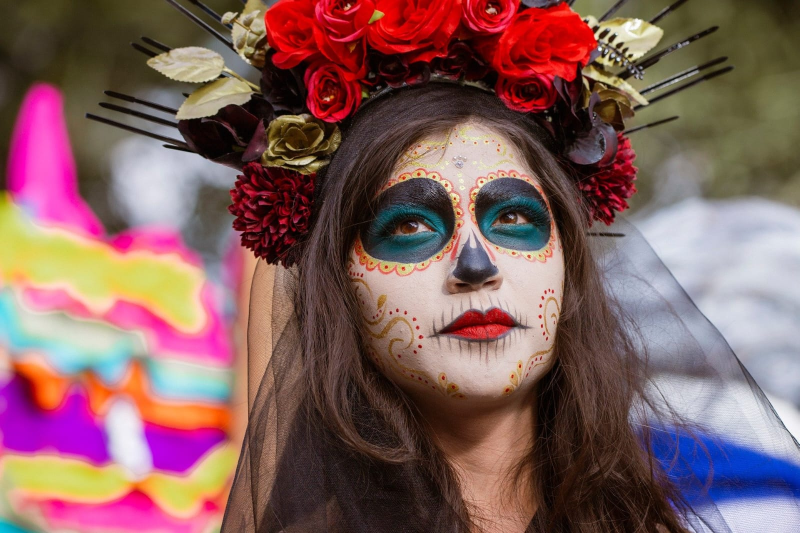
#> input picture uploads/13103fb276c7439d843c304b46198728.jpeg, 1599 x 1066 px (shown at 1/2 size)
$ python -i vision.py   (imports and definitions only)
#> lines starting #> are read from the running program, lines starting #| are printed output that depends on the picture
"""
Image classification using rule-based heuristics with confidence scoring.
Returns multiple tags per image based on visual characteristics.
"""

from PIL import Image
import numpy as np
from typing import List, Dict, Tuple


def classify_image(image_path: str) -> List[str]:
    """
    Classify an image into multiple categories using confidence-based scoring.

    Returns top 2-3 most confident tags to avoid noise while capturing
    the image's multiple characteristics.

    Args:
        image_path: Path to the image file

    Returns:
        List of classification tags (e.g., ["photo", "screenshot"])
    """
    try:
        img = Image.open(image_path)
#> img is the input picture: PIL image 1599x1066 RGB; mean R, G, B 131.3, 95, 94.6

        # Convert to RGB if needed
        if img.mode != 'RGB':
            img = img.convert('RGB')

        # Calculate confidence scores for each category
        scores = _calculate_classification_scores(img)

        # Sort by confidence and take top 2-3 tags
        # Minimum confidence threshold: 0.3 (30%)
        MIN_CONFIDENCE = 0.3
        sorted_tags = sorted(scores.items(), key=lambda x: x[1], reverse=True)

        # Return top tags that meet minimum confidence
        top_tags = [tag for tag, score in sorted_tags if score >= MIN_CONFIDENCE][:3]

        # Always return at least one tag (fallback to highest score)
        if not top_tags:
            top_tags = [sorted_tags[0][0]]

        return top_tags

    except Exception as e:
        print(f"Error classifying image {image_path}: {e}")
        return ["photo"]  # Safe fallback


def _calculate_classification_scores(img: Image.Image) -> Dict[str, float]:
    """
    Calculate confidence scores for each image category.

    Scores range from 0.0 to 1.0, where higher means more confident.
    Multiple categories can have high scores (non-exclusive).

    Returns:
        Dictionary mapping category names to confidence scores
    """
    width, height = img.size
#> width = 1599; height = 1066
    aspect_ratio = width / height if height > 0 else 1.0
#> aspect_ratio = 1.5

    # Convert to numpy for analysis
    img_array = np.array(img)

    # Initialize scores
    scores = {
        "photo": 0.0,
        "screenshot": 0.0,
        "graphic": 0.0,
        "diagram": 0.0,
        "document": 0.0
    }

    # --- SCREENSHOT DETECTION ---
    # Screenshots tend to have specific aspect ratios and sharp edges
    screenshot_score = 0.0

    # Common screenshot aspect ratios (16:9, 16:10, 4:3, etc.)
    common_ratios = [16/9, 16/10, 4/3, 3/2, 21/9]
    ratio_match = any(abs(aspect_ratio - r) < 0.05 or abs(aspect_ratio - 1/r) < 0.05
                      for r in common_ratios)
#> ratio_match = True
    if ratio_match:
        screenshot_score += 0.3

    # Screenshots often have large uniform regions (UI elements)
    uniformity = _calculate_uniformity(img_array)
    if uniformity > 0.3:
        screenshot_score += 0.4

    # Sharp edges indicate UI elements
    edge_sharpness = _calculate_edge_sharpness(img_array)
    if edge_sharpness > 0.5:
        screenshot_score += 0.3

    scores["screenshot"] = min(screenshot_score, 1.0)

    # --- GRAPHIC/DESIGN DETECTION ---
    # Graphics have limited color palettes and geometric shapes
    graphic_score = 0.0

    unique_colors = _count_unique_colors(img_array)
    if unique_colors < 50:
        graphic_score += 0.5  # Very limited palette = graphic
    elif unique_colors < 200:
        graphic_score += 0.3

    # High saturation suggests designed graphics
    saturation = _calculate_saturation(img_array)
    if saturation > 0.6:
        graphic_score += 0.3

    # Sharp edges also indicate graphics
    if edge_sharpness > 0.6:
        graphic_score += 0.2

    scores["graphic"] = min(graphic_score, 1.0)

    # --- DIAGRAM DETECTION ---
    # Diagrams are usually simple, with lines and shapes
    diagram_score = 0.0

    # Low color count + high contrast = likely diagram
    if unique_colors < 30:
        diagram_score += 0.4

    # High white/light background percentage
    light_pixel_ratio = _calculate_light_pixel_ratio(img_array)
    if light_pixel_ratio > 0.7:
        diagram_score += 0.3

    # Sharp edges
    if edge_sharpness > 0.7:
        diagram_score += 0.3

    scores["diagram"] = min(diagram_score, 1.0)

    # --- DOCUMENT DETECTION ---
    # Documents are typically portrait, high-contrast, white background
    document_score = 0.0

    # Portrait orientation
    if aspect_ratio < 0.9:  # Taller than wide
        document_score += 0.3

    # Very high white background
    if light_pixel_ratio > 0.8:
        document_score += 0.4

    # Low saturation (mostly black text on white)
    if saturation < 0.2:
        document_score += 0.3

    scores["document"] = min(document_score, 1.0)

    # --- PHOTO DETECTION ---
    # Photos have natural color variation, organic shapes
    photo_score = 0.0

    # Wide range of colors
    if unique_colors > 500:
        photo_score += 0.4

    # Moderate saturation (not too flat, not too vibrant)
    if 0.3 < saturation < 0.7:
        photo_score += 0.3

    # Color variance (natural scenes have gradients)
    color_variance = _calculate_color_variance(img_array)
    if color_variance > 0.4:
        photo_score += 0.3

    # Photos typically don't have huge uniform regions
    if uniformity < 0.4:
        photo_score += 0.2

    scores["photo"] = min(photo_score, 1.0)

    return scores


def _calculate_uniformity(img_array: np.ndarray) -> float:
    """
    Calculate what percentage of the image is uniform color regions.
    Returns value between 0.0 and 1.0.
    """
    # Downsample for performance
    small = Image.fromarray(img_array).resize((50, 50), Image.Resampling.LANCZOS)
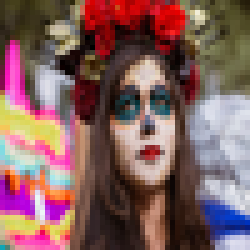
#> small: PIL image 50x50 RGB (shown 5 times larger); mean R, G, B 131.2, 95.1, 94.6
    small_array = np.array(small)

    # Calculate standard deviation of each pixel's neighborhood
    # Low std = uniform region
    h, w = small_array.shape[:2]
#> h = 50; w = 50
    uniform_pixels = 0
    total_pixels = 0

    for i in range(1, h-1):
        for j in range(1, w-1):
            neighborhood = small_array[i-1:i+2, j-1:j+2]
            std = np.std(neighborhood)
            if std < 10:  # Very similar colors
                uniform_pixels += 1
            total_pixels += 1
#> after the loop, total_pixels = 2304; uniform_pixels = 54
#> in _calculate_classification_scores, `uniformity = _calculate_uniformity(img_array)`: uniformity = 0.0234

    return uniform_pixels / total_pixels if total_pixels > 0 else 0.0


def _calculate_edge_sharpness(img_array: np.ndarray) -> float:
    """
    Calculate edge sharpness (0.0 = soft/blurry, 1.0 = sharp edges).
    """
    # Convert to grayscale
    if len(img_array.shape) == 3:
        gray = np.mean(img_array, axis=2).astype(np.uint8)
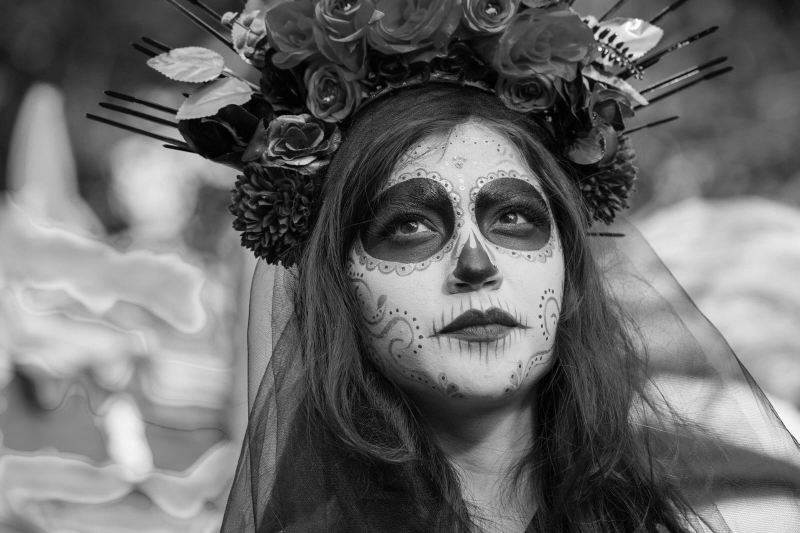
#> gray: shape (1066, 1599) (shown at 1/2 size); min 0, max 255, mean 106.6
    else:
        gray = img_array

    # Simple gradient-based edge detection
    small = Image.fromarray(gray).resize((100, 100), Image.Resampling.LANCZOS)
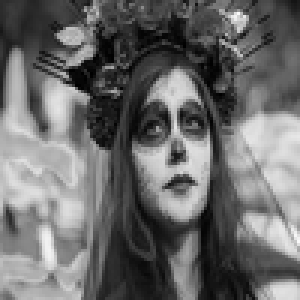
#> small: PIL image 100x100 L (shown 3 times larger); min 0, max 249, mean 106.6
    small_array = np.array(small)

    # Compute gradients
    dx = np.abs(np.diff(small_array, axis=1))
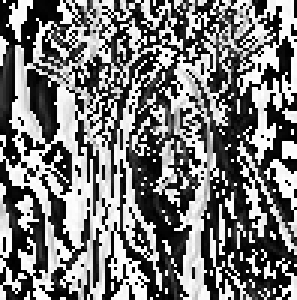
#> dx: shape (100, 99) (shown 3 times larger); min 0, max 255, mean 120.9
    dy = np.abs(np.diff(small_array, axis=0))
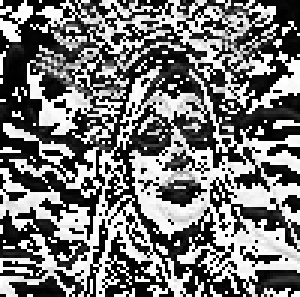
#> dy: shape (99, 100) (shown 3 times larger); min 0, max 255, mean 118.4

    # High gradient values = sharp edges
    edge_strength = (np.mean(dx) + np.mean(dy)) / 2
#> edge_strength = 119.7
#> in _calculate_classification_scores, `edge_sharpness = _calculate_edge_sharpness(img_array)`: edge_sharpness = 1

    # Normalize to 0-1 range (255 is max possible gradient)
    return min(edge_strength / 50, 1.0)


def _count_unique_colors(img_array: np.ndarray, sample_size: int = 10000) -> int:
    """
    Count approximate unique colors (sample-based for performance).
    """
#> called with sample_size = 10000
    h, w = img_array.shape[:2]
#> h = 1066; w = 1599
    total_pixels = h * w
#> total_pixels = 1704534

    # Sample pixels if image is large
    if total_pixels > sample_size:
        indices = np.random.choice(total_pixels, sample_size, replace=False)
        flat_img = img_array.reshape(-1, 3)
        sampled = flat_img[indices]
    else:
        sampled = img_array.reshape(-1, 3)

    # Count unique RGB combinations
    unique = np.unique(sampled, axis=0)

    # Scale up if we sampled
    if total_pixels > sample_size:
        scaling_factor = total_pixels / sample_size
#> scaling_factor = 170.5
#> in _calculate_classification_scores, `unique_colors = _count_unique_colors(img_array)`: unique_colors = 1451410
        return int(len(unique) * scaling_factor)

    return len(unique)


def _calculate_saturation(img_array: np.ndarray) -> float:
    """
    Calculate average saturation (0.0 = grayscale, 1.0 = vivid colors).
    """
    # Convert to HSV
    img_pil = Image.fromarray(img_array)
    hsv = img_pil.convert('HSV')
#> hsv: PIL image 1599x1066 HSV; mean H, S, V 84.1, 117.6, 138.2
    hsv_array = np.array(hsv)

    # Saturation is the second channel in HSV
    saturation_channel = hsv_array[:, :, 1]
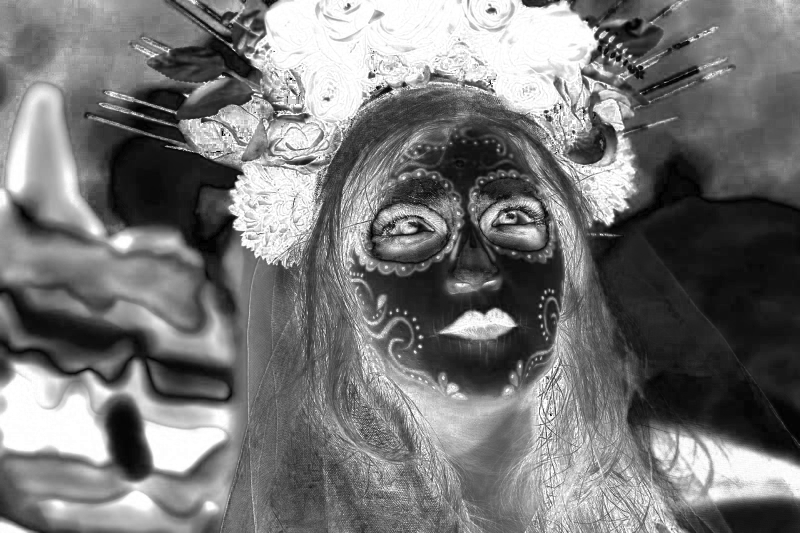
#> saturation_channel: shape (1066, 1599) (shown at 1/2 size); min 0, max 255, mean 117.6
#> in _calculate_classification_scores, `saturation = _calculate_saturation(img_array)`: saturation = 0.461

    # Normalize to 0-1 range
    return np.mean(saturation_channel) / 255.0


def _calculate_light_pixel_ratio(img_array: np.ndarray) -> float:
    """
    Calculate percentage of light/white pixels (brightness > 200).
    """
    # Convert to grayscale
    if len(img_array.shape) == 3:
        gray = np.mean(img_array, axis=2)
    else:
        gray = img_array

    light_pixels = np.sum(gray > 200)
#> light_pixels = 170684
    total_pixels = gray.size
#> total_pixels = 1704534
#> in _calculate_classification_scores, `light_pixel_ratio = _calculate_light_pixel_ratio(img_array)`: light_pixel_ratio = 0.1

    return light_pixels / total_pixels if total_pixels > 0 else 0.0


def _calculate_color_variance(img_array: np.ndarray) -> float:
    """
    Calculate color variance across the image (higher = more varied colors).
    """
    # Downsample for performance
    small = Image.fromarray(img_array).resize((50, 50), Image.Resampling.LANCZOS)
    small_array = np.array(small)

    # Calculate variance for each color channel
    r_var = np.var(small_array[:, :, 0])
#> r_var = 4994.6
    g_var = np.var(small_array[:, :, 1])
#> g_var = 4664.7
    b_var = np.var(small_array[:, :, 2])
#> b_var = 5038.9

    # Average variance across channels
    avg_var = (r_var + g_var + b_var) / 3
#> avg_var = 4899.4

    # Normalize to 0-1 range (max variance is around 6000)
    return min(avg_var / 6000, 1.0)

>>> result = classify_image('../uploads/13103fb276c7439d843c304b46198728.jpeg')
#> in _calculate_classification_scores, `color_variance = _calculate_color_variance(img_array)`: color_variance = 0.817
#> in classify_image, `scores = _calculate_classification_scores(img)`: scores = {'photo': 1, 'screenshot': 0.6, 'graphic': 0.2, 'diagram': 0.3, 'document': 0}
#> in classify_image, `sorted_tags = sorted(scores.items(), key=lambda x: x[1], reverse=True)`: sorted_tags = [('photo', 1), ('screenshot', 0.6), ('diagram', 0.3), ('graphic', 0.2), ('document', 0)]
#> in classify_image, `top_tags = [tag for tag, score in sorted_tags if score >= MIN_CONFIDEN..`: top_tags = ['photo', 'screenshot', 'diagram']
#> result = ['photo', 'screenshot', 'diagram']

$ run again, on uploads/16db506edca94cfc90cb42eb9999404e.jpeg
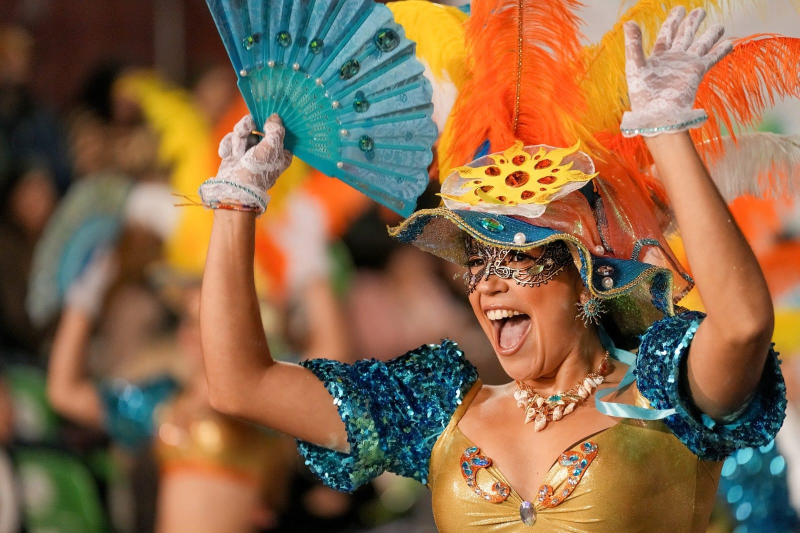
#> input picture uploads/16db506edca94cfc90cb42eb9999404e.jpeg, 1599 x 1066 px (shown at 1/2 size)
#> in classify_image, img is the input picture: PIL image 1599x1066 RGB; mean R, G, B 136.2, 104.3, 74.4
#> after the loop in _calculate_uniformity, `for i in range(1, h-1):`: total_pixels = 2304; uniform_pixels = 14
#> uniformity = 0.00608
#> in _calculate_edge_sharpness, `dy = np.abs(np.diff(small_array, axis=0))`:
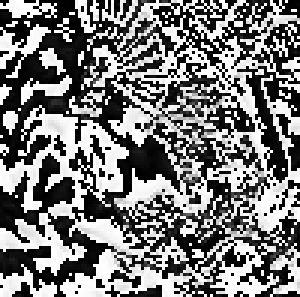
#> dy: shape (99, 100) (shown 3 times larger); min 0, max 255, mean 122.5
#> edge_strength = 124.1
#> edge_sharpness = 1
#> unique_colors = 1584364
#> hsv: PIL image 1599x1066 HSV; mean H, S, V 41.8, 144.9, 148.5
#> in _calculate_saturation, `saturation_channel = hsv_array[:, :, 1]`:
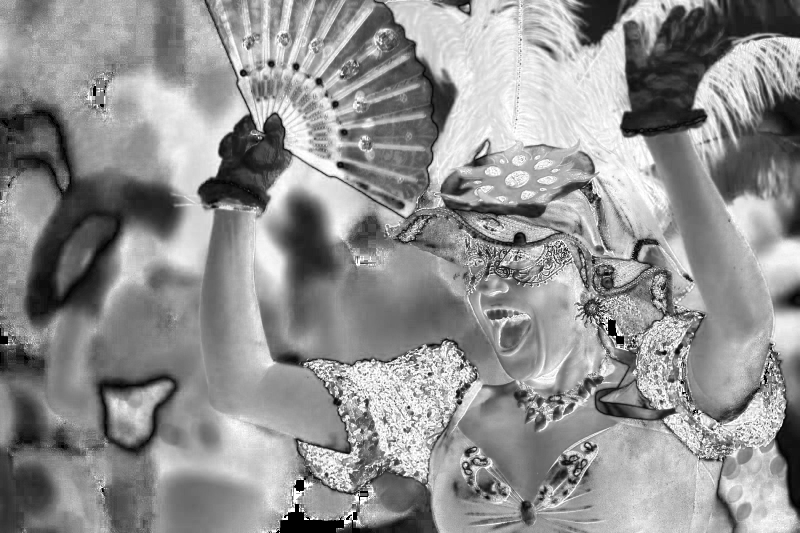
#> saturation_channel: shape (1066, 1599) (shown at 1/2 size); min 0, max 255, mean 144.9
#> saturation = 0.568
#> light_pixels = 34169
#> light_pixel_ratio = 0.02
#> r_var = 5656.1
#> g_var = 2283.8
#> b_var = 2209.3
#> avg_var = 3383.1
#> color_variance = 0.564
#> scores = {'photo': 1, 'screenshot': 0.6, 'graphic': 0.2, 'diagram': 0.3, 'document': 0}
#> sorted_tags = [('photo', 1), ('screenshot', 0.6), ('diagram', 0.3), ('graphic', 0.2), ('document', 0)]
#> top_tags = ['photo', 'screenshot', 'diagram']

$ run again, on uploads/3f381cad833448348a6d1c4c3efe8023.jpeg
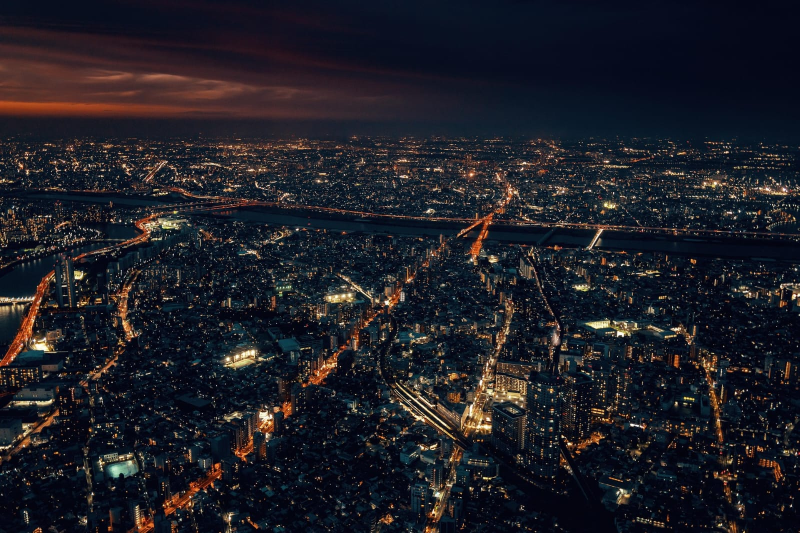
#> input picture uploads/3f381cad833448348a6d1c4c3efe8023.jpeg, 1599 x 1066 px (shown at 1/2 size)
#> in classify_image, img is the input picture: PIL image 1599x1066 RGB; mean R, G, B 30.4, 30.2, 37.8
#> after the loop in _calculate_uniformity, `for i in range(1, h-1):`: total_pixels = 2304; uniform_pixels = 802
#> uniformity = 0.348
#> in _calculate_edge_sharpness, `dy = np.abs(np.diff(small_array, axis=0))`:
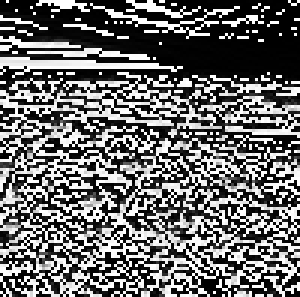
#> dy: shape (99, 100) (shown 3 times larger); min 0, max 255, mean 107.2
#> edge_strength = 111
#> edge_sharpness = 1
#> unique_colors = 845619
#> hsv: PIL image 1599x1066 HSV; mean H, S, V 139.2, 154, 45.3
#> in _calculate_saturation, `saturation_channel = hsv_array[:, :, 1]`:
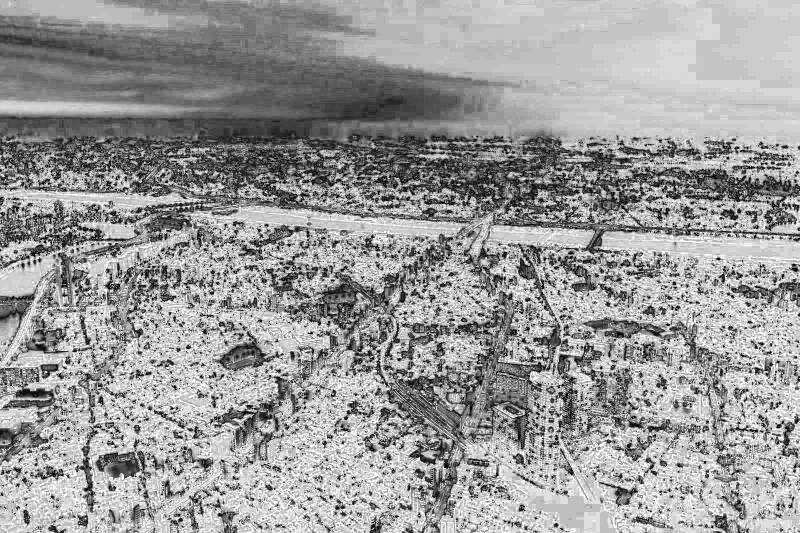
#> saturation_channel: shape (1066, 1599) (shown at 1/2 size); min 0, max 255, mean 154
#> saturation = 0.604
#> light_pixels = 10620
#> light_pixel_ratio = 0.00623
#> r_var = 759.8
#> g_var = 376.7
#> b_var = 147.5
#> avg_var = 428
#> color_variance = 0.0713
#> scores = {'photo': 0.9, 'screenshot': 1, 'graphic': 0.5, 'diagram': 0.3, 'document': 0}
#> sorted_tags = [('screenshot', 1), ('photo', 0.9), ('graphic', 0.5), ('diagram', 0.3), ('document', 0)]
#> top_tags = ['screenshot', 'photo', 'graphic']

$ run again, on uploads/7b3ea60b969b4f369178badc064a9168.jpeg
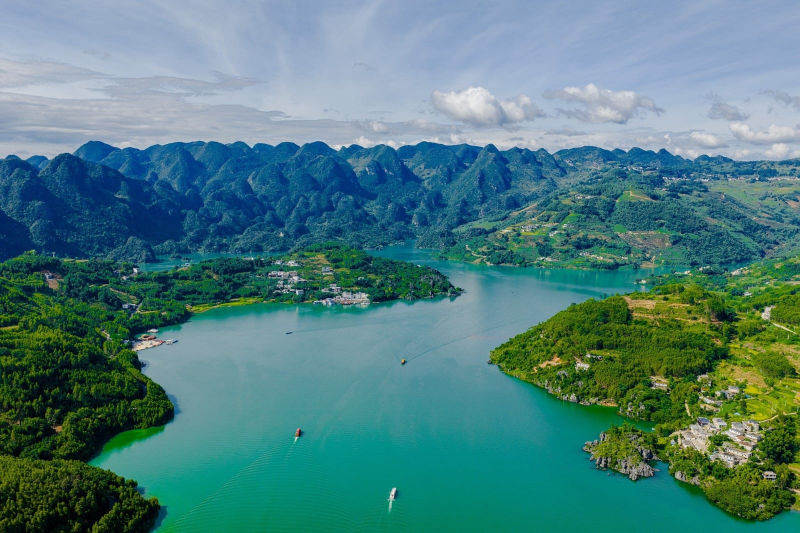
#> input picture uploads/7b3ea60b969b4f369178badc064a9168.jpeg, 1599 x 1066 px (shown at 1/2 size)
#> in classify_image, img is the input picture: PIL image 1599x1066 RGB; mean R, G, B 77.5, 126, 126.1
#> after the loop in _calculate_uniformity, `for i in range(1, h-1):`: total_pixels = 2304; uniform_pixels = 13
#> uniformity = 0.00564
#> in _calculate_edge_sharpness, `dy = np.abs(np.diff(small_array, axis=0))`:
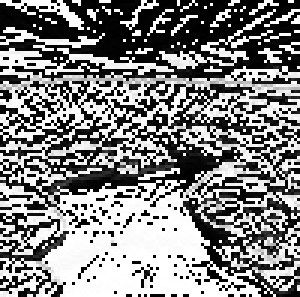
#> dy: shape (99, 100) (shown 3 times larger); min 0, max 255, mean 131.4
#> edge_strength = 124
#> edge_sharpness = 1
#> unique_colors = 1256752
#> hsv: PIL image 1599x1066 HSV; mean H, S, V 125.2, 147.5, 140.7
#> in _calculate_saturation, `saturation_channel = hsv_array[:, :, 1]`:
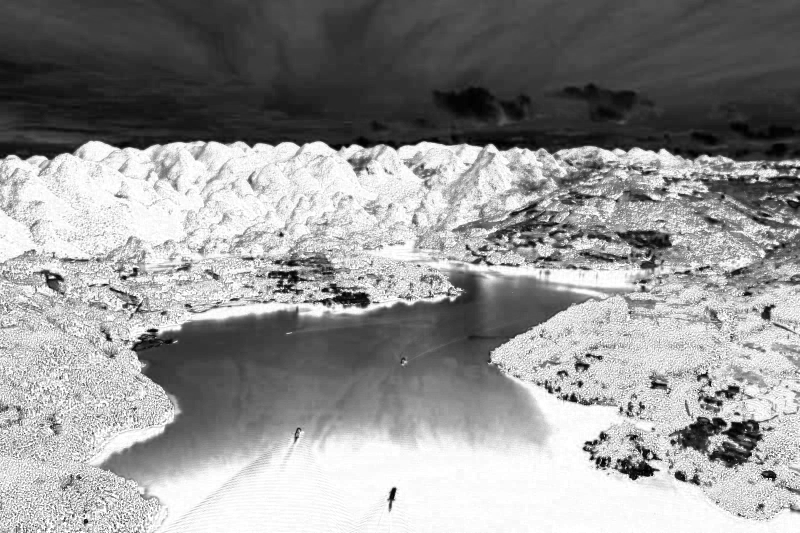
#> saturation_channel: shape (1066, 1599) (shown at 1/2 size); min 0, max 255, mean 147.5
#> saturation = 0.579
#> light_pixels = 18206
#> light_pixel_ratio = 0.0107
#> r_var = 3789.2
#> g_var = 1910.5
#> b_var = 3866.8
#> avg_var = 3188.8
#> color_variance = 0.531
#> scores = {'photo': 1, 'screenshot': 0.6, 'graphic': 0.2, 'diagram': 0.3, 'document': 0}
#> sorted_tags = [('photo', 1), ('screenshot', 0.6), ('diagram', 0.3), ('graphic', 0.2), ('document', 0)]
#> top_tags = ['photo', 'screenshot', 'diagram']
